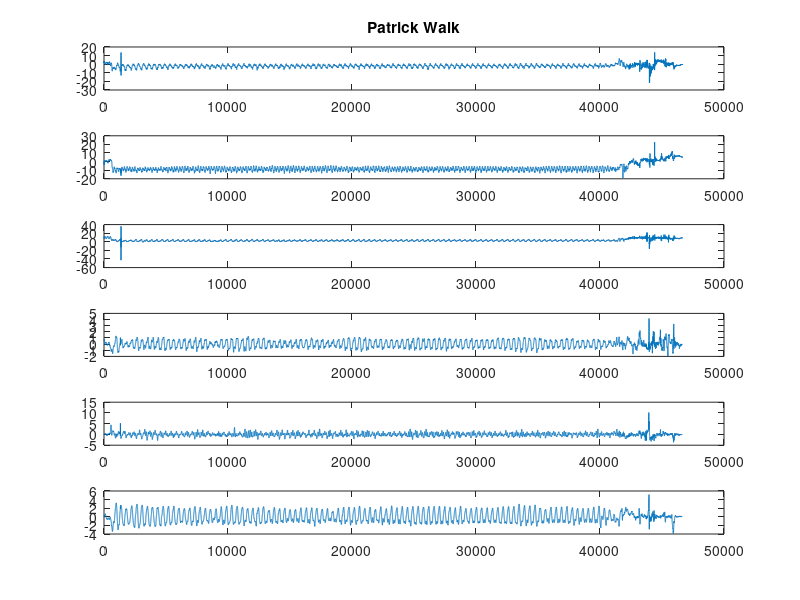

This chart was generated by the following MATLAB code:


Ax = importdata("ax.txt"); 
Ay = importdata("ay.txt");
Az = importdata("az.txt");
Gx = importdata("gx.txt");
Gy = importdata("gy.txt");
Gz = importdata("gz.txt");
A = linspace(0,numel(Ax));
G = linspace(0,numel(Gx));
one=ones(46618,1);
figure;
subplot(6,1,1);
plot(Ax);title('Patrick Walk')
subplot(6,1,2);
plot(Ay);
subplot(6,1,3);
plot(Az);
subplot(6,1,4);
plot(Gx);
subplot(6,1,5);
plot(Gy);
hold on
subplot(6,1,6);
plot(Gz);
% plot(Gz);
% hold on;
% plot(ones);
% hold off;
    
